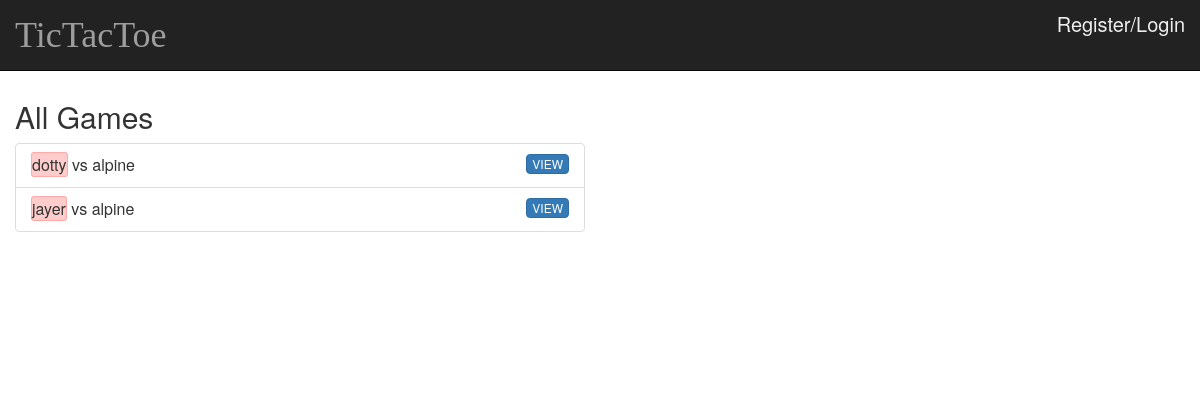
The app's page /, older data.
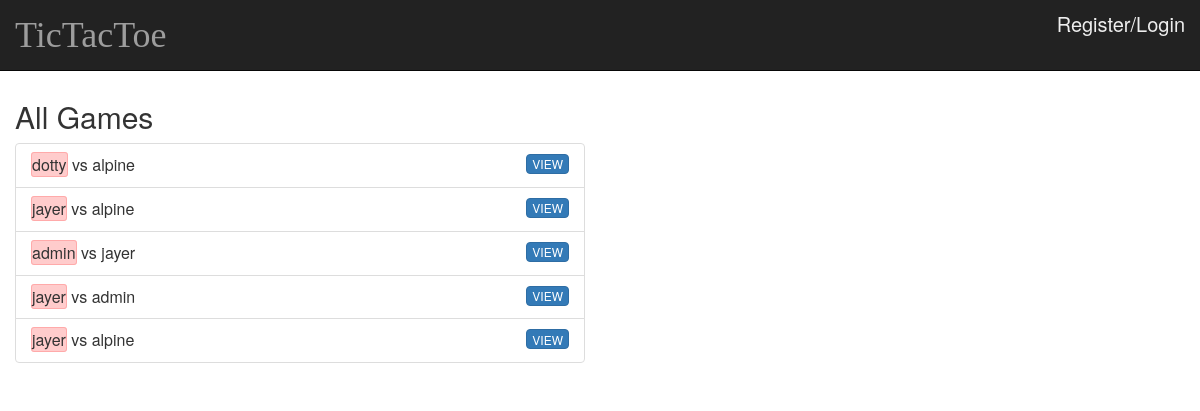
The same page, newer data.
### tictactoe/models.py (models this page shows, shortened)
class Game(models.Model):
    id = models.AutoField(primary_key=True)
    user1 = models.ForeignKey('auth.User', related_name='+')
    user2 = models.ForeignKey('auth.User', related_name='+')
    user1_turn = models.BooleanField(default=True)
    state = models.CharField(max_length=36, default="____________________________________")
    created_date = models.DateTimeField(default=timezone.now)
    finished_date = models.DateTimeField(blank=True, null=True)
    outcome = models.IntegerField(default=-2)

### tictactoe/views.py (the view)
# urls.py: url(r'^$', views.main_page, name='main_page'),
def main_page(request):
    users = User.objects.all().order_by('username')
    challenges = Game.objects.filter(user2=request.user.pk).filter(outcome=-2).order_by('created_date')
    user_games = Game.objects.filter(Q(user1=request.user.pk) | Q(user2=request.user.pk)).filter(Q(outcome=-2) | Q(outcome=-1)).order_by('created_date')
    games = Game.objects.filter(Q(outcome=-2) | Q(outcome=-1)).order_by('created_date')[:64]
    return render(request, 'tictactoe/main_page.html', {'users': users, 'challenges': challenges, 'user_games': user_games, 'games': games})

### tictactoe/templates/tictactoe/main_page.html (shortened to what this page needs)
{% extends "tictactoe/base.html" %}
{% load staticfiles %}
{% block content %}
    <div>
		<div class="row">
			<div class="list-scroll col-md-6">
				<h2>All Games</h2>
				<ul class="list-group" id='games_list'>
					{% for g in games %}
						<li class="list-group-item">
							{% if g.user1_turn %}
								<span class='highlight'>{{g.user1}}</span> vs {{g.user2}}
							{% else %}
								{{g.user1}} vs <span class='highlight'>{{g.user2}}</span>
							{% endif %}
							<button type="button" class="btn btn-primary pull-right"
							onclick="window.location='/game/{{ g.id }}';">VIEW</button>
						</li>
					{% endfor %}
				</ul>
			</div>
		</div>
{% endblock %}

### tictactoe/templates/tictactoe/base.html (shortened to what this page needs)
{% load staticfiles %}
<html>
    <head>
		<link rel="stylesheet" href="https://maxcdn.bootstrapcdn.com/bootstrap/3.3.7/css/bootstrap.min.css">
		<link rel="stylesheet" href="{% static 'css/style.css' %}">
    </head>
    <body>
		<nav class="navbar navbar-default navbar-fixed-top navbar-inverse">
			<div class="container-fluid">
				<div class="navbar-header">
					<a class="navbar-brand" href="{% url 'main_page' %}">TicTacToe</a>
				</div>
				{% if user.is_authenticated %}
					<span class="label-logged pull-right">Logged as: {{ user.username }} (<a href="{% url 'logout' %}?next=/">Logout</a>)</span>
				{% else %}
					<a class="label-logged pull-right" href="{% url 'login' %}">Login</a>
					<span class="label-logged pull-right">/</span>
					<a class="label-logged pull-right" href="/newuser">Register</a>
				{% endif %}
			</div>
		</nav>
		<div class="page container">
			{% block content %}
			{% endblock %}
    </body>
</html>

### tictactoe/static/css/style.css (style rules this page uses)
.navbar-brand { font-size: 36px; font-family: 'Lobster'; }
.label-logged { font-size: 20px; color: #EEE; }
.navbar-fixed-top { padding: 10px 0px 10px 0px; }
.page { padding: 80px 0px 0px 0px; }
.list-group { overflow: auto; height: 220px; }
.list-group-item { font-size: 16px; }
.highlight { background: #FFCCCC; border: 1px solid #FFAAAA; border-radius: 3px; }
.btn { font-size: 12px; padding: 0px 5px 0px 5px; height: 20px; }

Row changes from the older to the newer data that the page shows:
added Game: user1 "admin", user2 "jayer"
added Game: user1 "jayer", user2 "admin"
added Game: user1 "jayer", user2 "alpine"
